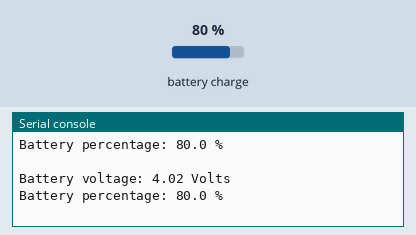
Recording of a program running on a simulated CircuitPython board. On the bench: the last lines printed to the serial console. The test bench sets the inputs (shaded band); at power-on: battery charge 80 %.

Above: at 1.2 s.
1.3 s: battery charge set to 2 %
At 2.5 s:
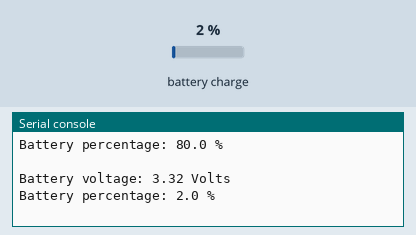
2.8 s: battery charge set to 25 %
At 3.3 s:
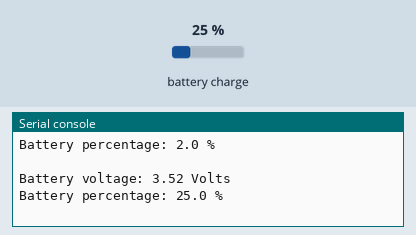
Timing chart, 0 to 5.8 s (numbered marks = the images above; inputs shaded):
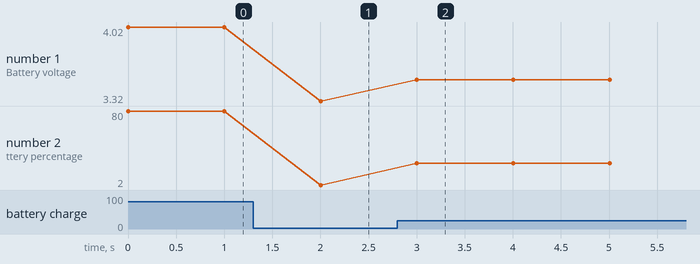

The program:

code.py
```python
import time
import board
import adafruit_max1704x

monitor = adafruit_max1704x.MAX17048(board.I2C())

while True:
    print(f"Battery voltage: {monitor.cell_voltage:.2f} Volts")
    print(f"Battery percentage: {monitor.cell_percent:.1f} %")
    print("")
    time.sleep(1)
```

Measured:
- after the input at 1.3 s, the serial console: prints a new line after 0.70 s (image 1)
- after the input at 2.8 s, the serial console: prints a new line after 0.20 s (image 2)
- plotted number 1: 4.02 → 3.32 after the input at 1.3 s, 3.32 → 3.52 after the input at 2.8 s
- plotted number 2: 80 → 2 after the input at 1.3 s, 2 → 25 after the input at 2.8 s
